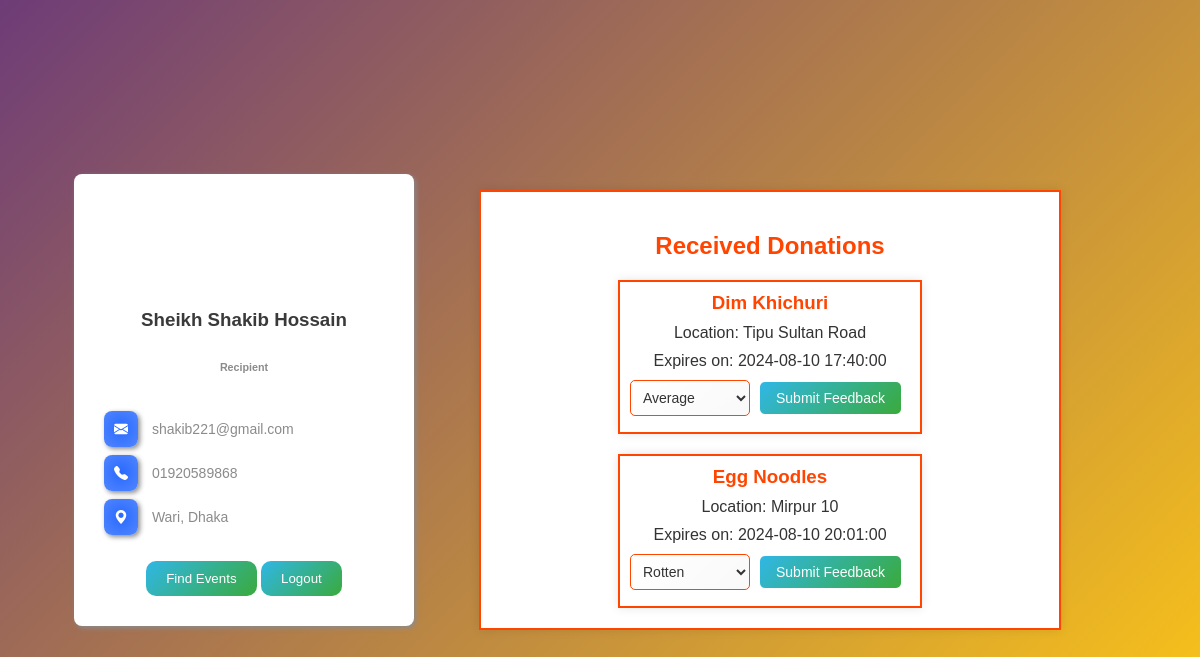
Screenshot of /recipient/recipient.php (signed in) with the database file from the repository.
### tables this page shows
CREATE TABLE `recipient` (
  `recipient_id` int(11) NOT NULL,
  `name` varchar(64) DEFAULT NULL,
  `email` varchar(64) DEFAULT NULL,
  `passwd` varchar(64) DEFAULT NULL,
  `phone` varchar(64) DEFAULT NULL,
  `gender` varchar(64) DEFAULT NULL,
  `address` varchar(64) DEFAULT NULL,
  `postal_code` int(11) DEFAULT NULL
);

CREATE TABLE `donation_taken` (
  `donation_id` int(11) NOT NULL,
  `recipient_email` varchar(64) DEFAULT NULL,
  `feedback` varchar(64) DEFAULT NULL
);

CREATE TABLE `donation` (
  `donation_id` int(11) NOT NULL,
  `food_name` varchar(64) NOT NULL,
  `quantity` int(11) NOT NULL,
  `location` varchar(64) NOT NULL,
  `postal_code` varchar(64) NOT NULL,
  `expire_date_time` datetime NOT NULL,
  `donor_email` varchar(64) NOT NULL,
  `quantity_available` int(11) DEFAULT NULL
);

### recipient/recipient.php (the view, shortened to what this page needs)
<?php
$connect = mysqli_connect(HOST, USER, PASS, DB) or die("Can not connect");
$email = $_SESSION['email'];
$query_ = "SELECT name, phone, address, gender FROM recipient WHERE email = '$email'";
$result_ = mysqli_query($connect, $query_);
$row = mysqli_fetch_array($result_);
$name = $row['name'];
$phone = $row['phone'];
$address = $row['address'];
$gender = $row['gender'];
$donations_query = "SELECT d.food_name, d.quantity, d.location, d.expire_date_time, d.donation_id, dt.feedback
                    FROM donation_taken dt
                    JOIN donation d ON dt.donation_id = d.donation_id
                    WHERE dt.recipient_email = '$email'";
$donations_result = mysqli_query($connect, $donations_query);
$donations = [];
while ($donation_row = mysqli_fetch_assoc($donations_result)) {
    $donations[] = $donation_row;
}
?>
<!DOCTYPE html>
<html lang="en">
<head>
    <link rel="stylesheet" href="newstyle.css">
    <link rel="stylesheet" href="https://cdn.jsdelivr.net/npm/bootstrap-icons@1.11.3/font/bootstrap-icons.min.css">
    <link rel="stylesheet" href="food_list.css">
</head>
<body>
    <div class="profile-container">
        <?php
            if ($gender == "Female") {
                $photo_name = "../assets/images/girl.jpg";
            } else {
                $photo_name = "profile.svg";
            }
        ?>
        <div class="img" style="background-image: url('<?php echo $photo_name; ?>');"></div>
        <h3> <?php echo htmlspecialchars($name); ?> </h3>
        <h6>Recipient</h6>
        <div class="contact-info">
            <br>
            <p><i class="bi bi-envelope-fill"></i> <?php echo $email; ?> </p>
            <br>
            <p><i class="bi bi-telephone-fill"></i> <?php echo $phone; ?> </p>
            <br>
            <p><i class="bi bi-geo-alt-fill"></i> <?php echo $address; ?> </p>
        </div>
        <div class="previous-donations">
            <h4>
                <a href="../events.php"> <button>Find Events</button></a>
                <a href="../logout.php"><button>Logout</button></a>
            </h4>
        </div>
    </div>
    <div class="container">
        <div class="donated-foods">
            <h2>Received Donations</h2>
            <div class="food-list">
                <?php if (empty($donations)): ?>
                    <p>No donations received.</p>
                <?php else: ?>
                    <?php foreach ($donations as $donation): ?>
                        <div class="food-item">
                            <h3><?php echo $donation['food_name']; ?></h3>
                            <p>Location: <?php echo $donation['location']; ?></p>
                            <p>Expires on: <?php echo $donation['expire_date_time']; ?></p>
                            <form method="POST" class="food-item-form">
                                <select name="feedback">
                                    <?php
                                    $feedback = $donation['feedback'] ?? 'Select';
                                    ?>
                                    <option value="Average" <?php if ($feedback == 'Average') echo 'selected'; ?>>Average</option>
                                    <option value="Rotten" <?php if ($feedback == 'Rotten') echo 'selected'; ?>>Rotten</option>
                                </select>
                                <button type="submit">Submit Feedback</button>
                            </form>
                        </div>
                    <?php endforeach; ?>
                <?php endif; ?>
            </div>
        </div>
    </div>
</body>
</html>

### recipient/newstyle.css (style rules this page uses)
:root { --white: #FFFFFF; --grey: #E8E8E8; --primarytext: #3A3A3A; --secondarytext: #8C8B8B; --blue: #2869FE; --blue2: #5186FF; }
body { min-height: 100vh; background-color: var(--grey); display: flex; justify-content: center; align-items: center; background: linear-gradient(135deg, #71b7e6, #aa3a3a); }
.profile-container { background-color: var(--white); display: flex; justify-content: center; align-items: center; flex-direction: column; padding: 20px; height: auto; width: 300px; border-radius: 8px; box-shadow: 2px 2px 5px var(--secondarytext); }
.img { width: 88px; height: 100px; background-size: contain; background-repeat: no-repeat; background-position: center center; margin-bottom: 10px; }
.bi { background-image: radial-gradient(var(--blue), var(--blue2)); padding: 10px; color: var(--white); border-radius: 8px; box-shadow: 2px 2px 5px var(--secondarytext); margin: 10px; margin-bottom: 200px; row-gap: 200px; }
h3, h6 { font-family: Arial, Helvetica, sans-serif; }
h6 { color: var(--secondarytext); }
h3 { color: var(--primarytext); margin: 5px 0; }
.contact-info { text-align: left; width: 100%; margin-bottom: 10px; }
.contact-info p { margin: 5px 0; font-size: 14px; color: var(--secondarytext); margin-bottom: 5px; row-gap: 10px; }
.previous-donations { width: 100%; text-align: center; }
.previous-donations h4 { margin-bottom: 10px; font-family: Arial, Helvetica, sans-serif; color: var(--primarytext); }

### recipient/food_list.css (style rules this page uses)
body { font-family: Arial, sans-serif; margin: 0; padding: 0; background: linear-gradient(135deg, #6e3c77, #ffc400ea); }
.container { display: flex; justify-content: center; flex-wrap: wrap; padding: 20px; }
.donated-foods { background-color: #fff; border: 2px solid #ff4500; width: 80%; max-width: 1200px; padding: 20px; margin-top: 20px; box-shadow: 0 0 10px rgba(0, 0, 0, 0.1); }
.donated-foods h2 { color: #ff4500; text-align: center; }
.food-list { display: flex; flex-wrap: wrap; gap: 20px; justify-content: center; }
.food-item { background-color: #fff; border: 2px solid #ff4500; height: 150px; width: 300px; text-align: center; box-shadow: 0 0 10px rgba(0, 0, 0, 0.1); }
.food-item h3 { color: #ff4500; margin: 10px 0; }
.food-item p { color: #333; margin: 10px 0; }
button { background: linear-gradient(135deg, #30b7e6, #3aaa3c); border-radius: 10px; color: white; border: none; padding: 10px 20px; cursor: pointer; }
.food-item form { display: flex; align-items: center; gap: 10px; margin-top: 10px; margin-left: 10px; }
select[name="feedback"] { border: 1px solid #ff4500; border-radius: 5px; background: linear-gradient(135deg, #fff, #f9f9f9); padding: 8px; color: #333; font-size: 14px; cursor: pointer; width: 120px; outline: none; transition: background 0.3s ease; }
button[type="submit"] { background: linear-gradient(135deg, #30b7e6, #3aaa3c); border: none; color: white; border-radius: 5px; padding: 8px 16px; cursor: pointer; font-size: 14px; transition: background 0.3s ease; }

### rows the page displays
recipient: name "Sheikh Shakib Hossain", phone "01920589868", address "Wari, Dhaka"
donation_taken: donation.food_name "Dim Khichuri", donation.location "Tipu Sultan Road", donation.expire_date_time "2024-08-10 17:40:00", feedback "Average"
donation_taken: donation.food_name "Egg Noodles", donation.location "Mirpur 10", donation.expire_date_time "2024-08-10 20:01:00", feedback "Rotten"

### other values shown
$email "shakib221@gmail.com"
